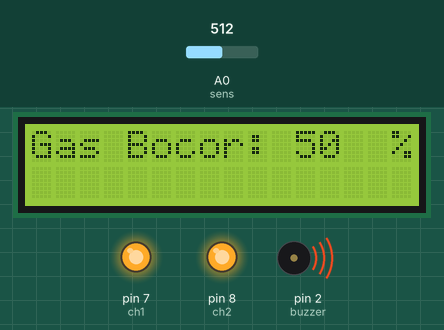
A sketch run on a simulated Arduino Uno, built with avr-gcc and run on an emulated ATmega328P. On the bench: 16×2 character LCD, output pins drawn as LEDs (lit = HIGH), buzzer (waves = sounding). The test bench sets the inputs (shaded band); at power-on: A0 (sens) = 512. The modem accepts every AT command (registered, SIM ready, sends succeed) and sends nothing else.

Above: at 6.09 s.
6.3 s: A0 (sens) set to 117
At 6.61 s:
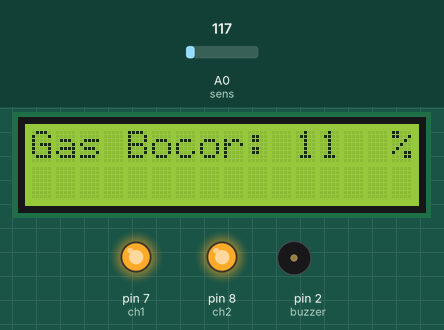
8.1 s: A0 (sens) set to 102
At 9.1 s:
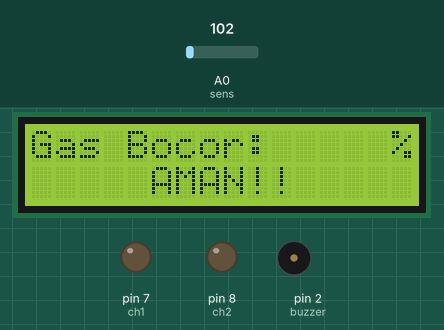
11.1 s: A0 (sens) set to 122
At 11.39 s:
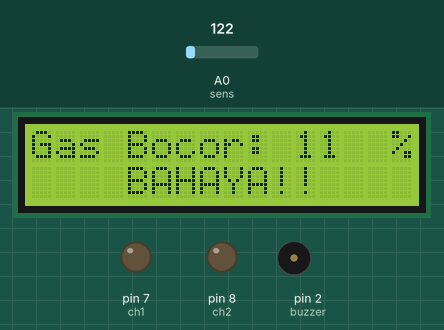
Timing chart, 0 to 18.9 s (numbered marks = the images above; inputs shaded):
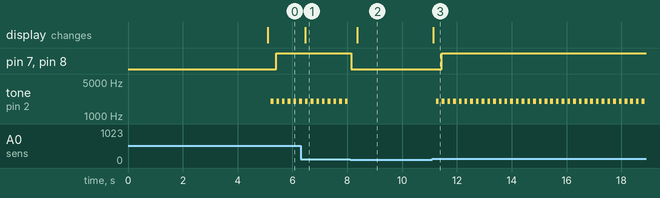

The sketch:

Program_G-SMD.ino
```cpp
#include <SoftwareSerial.h>
#include <LiquidCrystal_I2C.h>

SoftwareSerial sim800l(11, 10);
LiquidCrystal_I2C lcd(0x27, 16, 2);

#define sens A0
#define buzzer 2
#define ch1 7
#define ch2 8

String noTujuan = "087851600295";
int readSens, state = 0, lcds = 0, persentase;

void setup() {
  Serial.begin(9600);
  sim800l.begin(9600);
  lcd.begin();
  pinMode(sens, INPUT);
  pinMode(buzzer, OUTPUT);
  pinMode(ch1, OUTPUT);
  pinMode(ch2, OUTPUT);
  lcd.setCursor(5,0);
  lcd.print("G-SMD");
  lcd.setCursor(2,1);
  lcd.print("by--riskyeKA");
  delay(5000);
  lcd.clear();
  lcd.setCursor(0,0);
  lcd.print("Gas Bocor: ");
}

void relayON(){
  digitalWrite(ch1, HIGH);
  digitalWrite(ch2, HIGH);
}

void relayOFF(){
  digitalWrite(ch1, LOW);
  digitalWrite(ch2, LOW);
}

void buzzBahaya(){
  tone(buzzer, 2000);
  delay(100);
  noTone(buzzer);
  delay(100);
}

void sendSMS(){
  sim800l.write("AT\r\n");
  delay(10);
  sim800l.write("AT+CMGF=1\r\n");
  delay(10);
  sim800l.println("AT+CMGS=\"" + noTujuan + "\"\r\n");
  delay(10);
  sim800l.write("BAHAYA GAS BOCOR");
  delay(10);
  sim800l.write((char)26);
  delay(10);
}

void utama(){
  readSens = analogRead(sens);
  readSens = map(readSens, 0, 1024, 0, 100);
  lcd.setCursor(11,0);
  lcd.print(readSens);
  lcd.setCursor(15,0);
  lcd.print("%");
  if(readSens > 10){
    if(lcds == 1){
      lcd.setCursor(0,1);
      lcd.print("                ");
      lcd.setCursor(4,1);
      lcd.print("BAHAYA!!");
      lcds = 0;
    }
    if(state == 0){
      sendSMS();
      state = 1;
    }
    buzzBahaya();
    relayON();
  }

  else{
    if(lcds == 0){
      lcd.setCursor(0,1);
      lcd.print("                ");
      lcd.setCursor(5,1);
      lcd.print("AMAN!!");
      lcds = 1;
    }
    noTone(buzzer);
    relayOFF();
    state = 0;
  }
  lcd.setCursor(11,0);
  lcd.print("   ");
}

void loop() {
  utama();
}
```

Measured:
- the behaviour switches between 113 and 112 on A0 (sens) (found by bisection; images 1 and 2)
- after the input at 6.3 s, the display: changes after 0.16 s (image 1)
- after the input at 8.1 s, pin 7 (ch1), pin 8 (ch2): HIGH → LOW after 0.05 s; tone on pin 2 (buzzer): stops changing and stays silent; the display: changes after 0.27 s (image 2)
- after the input at 11.1 s, pin 7 (ch1), pin 8 (ch2): LOW → HIGH after 0.34 s; tone on pin 2 (buzzer): alternates 2000 Hz for 0.10 s and silent for 0.11 s, starting after 0.14 s; the display: changes at once (image 3)
- by itself, tone on pin 2 (buzzer): alternates 2000 Hz for 0.10 s and silent for 0.11 s
